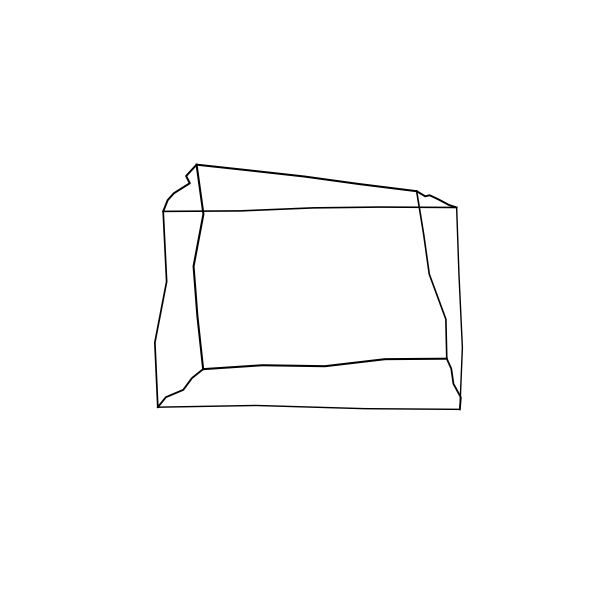
#> input picture test.png, 1200 x 1200 px (shown at 1/2 size)
$ python solve_cv_valid.py
#> lines starting #> are read from the running program, lines starting #| are printed output that depends on the picture
import cv2
import numpy as np
from PIL import Image, ImageDraw
import math

from solve_valid import get_vec_amount, clustering, meaning

# [46 lines left out: function solve, not called in this run]

input_image = "test.png"
radius = 30
x, y = 331, 419
left = x - radius
top = y - radius
right = x + radius
bottom = y + radius

img = Image.open(input_image).convert("RGBA")
#> img is the input picture: PIL image 1200x1200 RGBA; mean R, G, B, A 252.5, 252.5, 252.5, 255
cropped_img = img.crop((left, top, right, bottom))
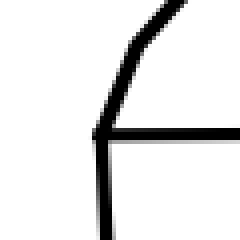
#> cropped_img: PIL image 60x60 RGBA (shown 4 times larger); mean R, G, B, A 230.5, 230.5, 230.5, 255
draw = ImageDraw.Draw(cropped_img)

# Convert to coordinates relative to the cropped image
rel_x = radius-5
rel_y = radius+3

angle_rad = math.radians(60)
dx = math.cos(angle_rad)
dy = -math.sin(angle_rad)

for i in range(25):
    # Only draw if point is within the cropped image
    if 0 <= rel_x < 2*radius and 0 <= rel_y < 2*radius:
        draw.point((int(rel_x), int(rel_y)), fill="red")

    rel_x += dx
    rel_y += dy
#> after the loop, rel_x = 37.5; rel_y = 11.35

cropped_img.save("res.png")
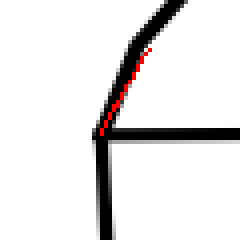
#> saved as res.png: PIL image 60x60 RGBA (shown 4 times larger); mean R, G, B, A 231.6, 230, 230, 255
